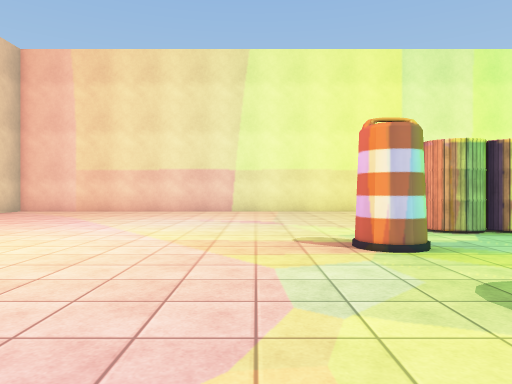
view 1 (above)

18 first-person views from a walk through a 3-D level made in the Unity game engine. The camera is 1.2 m above the floor, looks level and sees 70° across. The floor is counted in squares, 2 m on a side. Each view is taken from the middle of a square. On the plan, view 1 faces up. The plan holds only what a view shows up to about 10 squares ahead; the rest is blank. The place goes on beyond the plan. Some surface patterns are stand-ins.

view 2
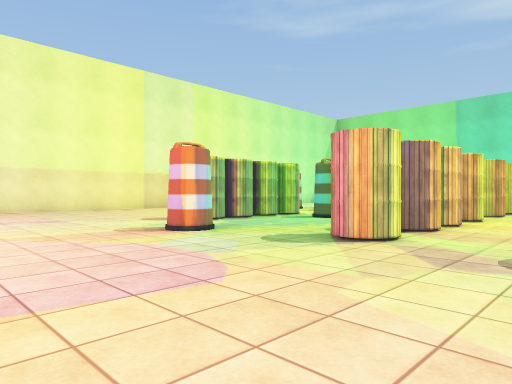

view 3
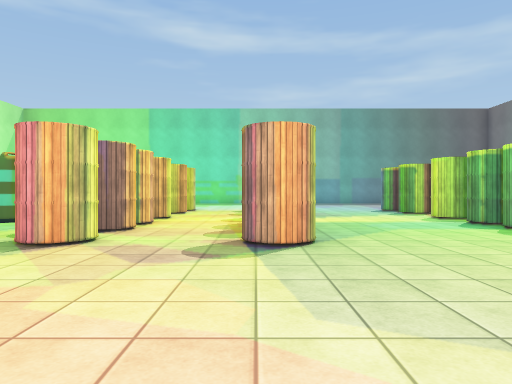

view 4
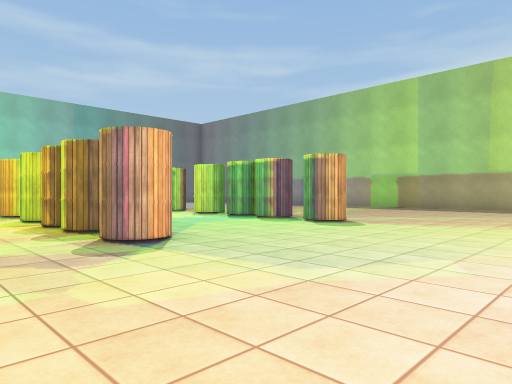

view 5
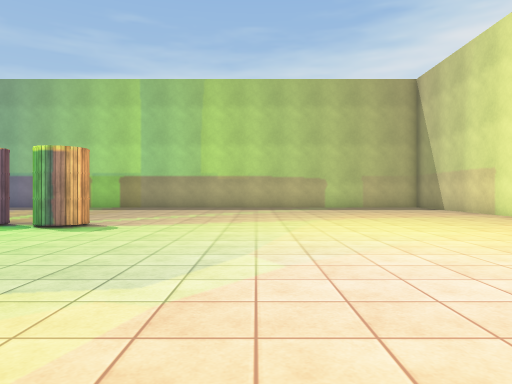

view 6
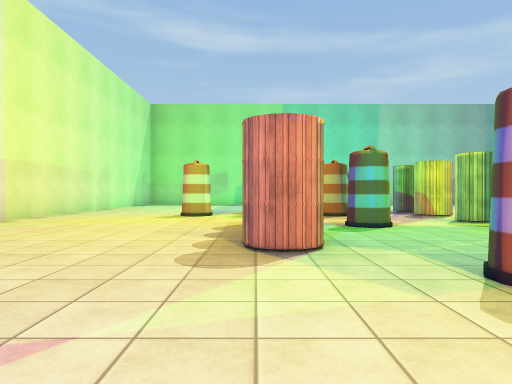

view 7
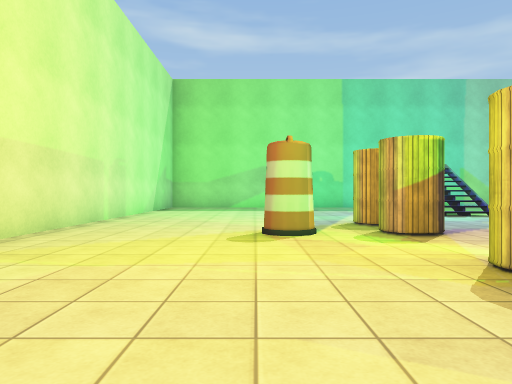

view 8
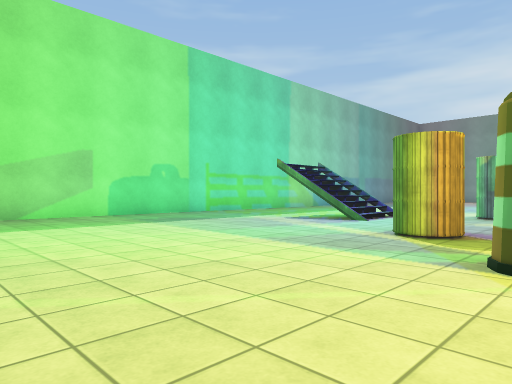

view 9
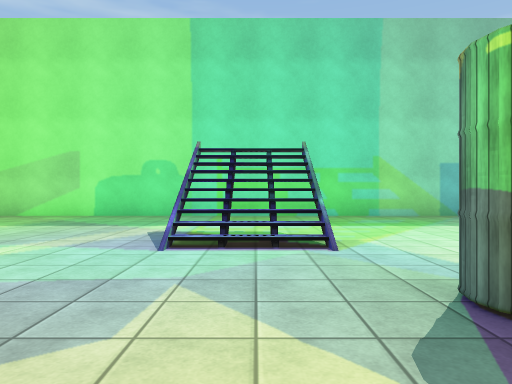

view 10
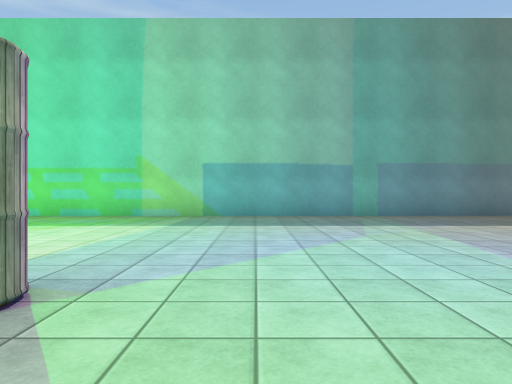

view 11
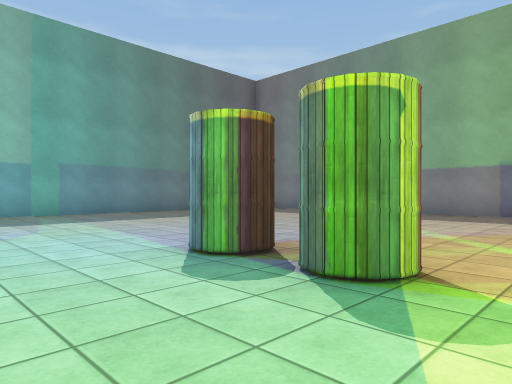

view 12
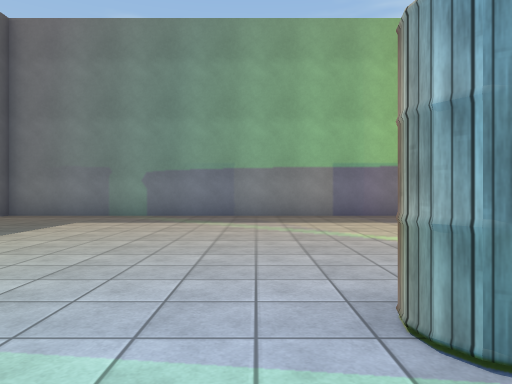

view 13
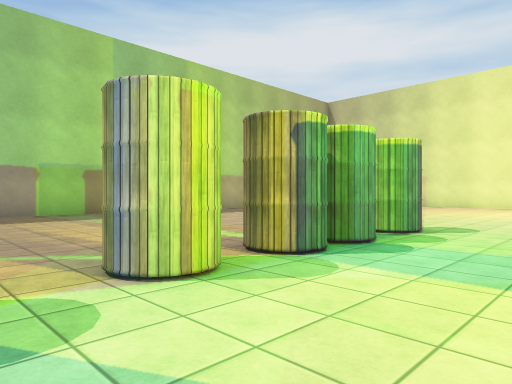

view 14
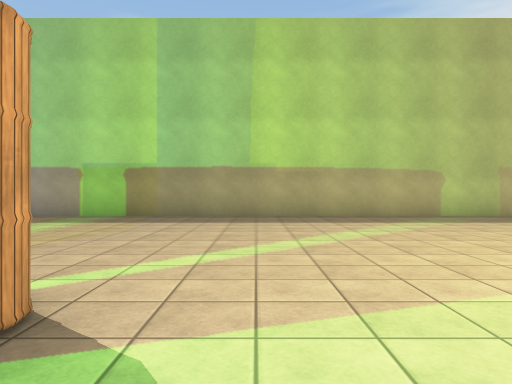

view 15
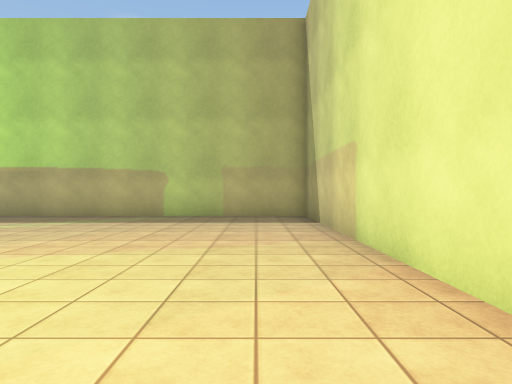

view 16
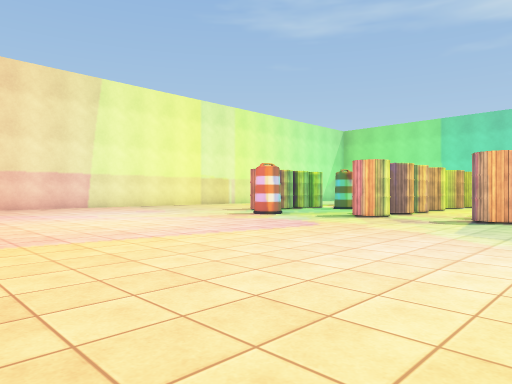

view 17
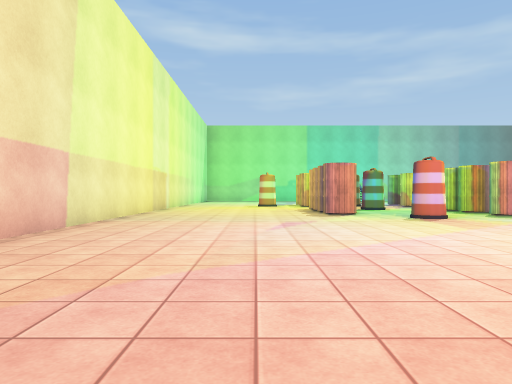

view 18
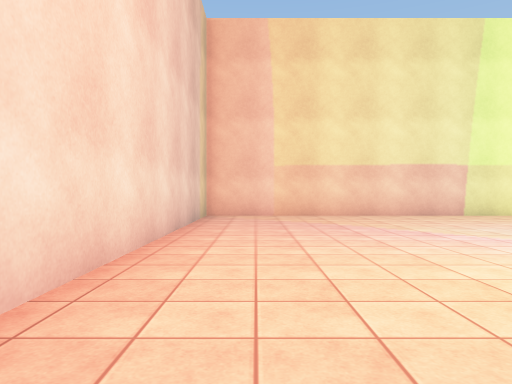

### Floor plan
Key: @ floor where view 1 was taken; # wall or solid block; x gap in a wall; . floor; / step, stairs or slope; B barrel; O other object.
Columns run from 8 left of view 1 to 18 right of it. Each row starts with its distance up from view 1.
 12 ############   #######
 11 #...........  ........
 10 #........................ #
  9 #.........................#
  8 #...............O.........#
  7 #...............O.........#
  6 #..........BBBB.BxB.......#
  5 #.........................#
  4 #........OO..OO.O.../#....#
  3  ...................///...#
  2   ..........  #...../#....#
  1    .......BxBBBxBxB.......#
  0   ......@........  .......#
 -1   ........BxBBBxBxB.......#
 -2   .............  .........#
 -3   ........................#
 -4   ........................#
 -5  .........B.###...........#
 -6 #.........#xBBBxBxB.......#
 -7 #.........................#
 -8 #.........................#
 -9 #.........................#
-10 #.......................  #
-11 #........................
-12 #.............. ..........
-13 #.............. ..........#
-14 ###########################

Where each view was taken, in squares from view 1:
view 1: 0 up, 0 right, facing up
view 2: 1 down, 2 left, facing up-right
view 3: 1 down, 2 left, facing right
view 4: 1 up, 2 left, facing down-right
view 5: 1 up, 1 left, facing down
view 6: 6 up, 1 left, facing right
view 7: 8 up, 3 right, facing right
view 8: 11 up, 8 right, facing down-right
view 9: 3 up, 8 right, facing right
view 10: 3 down, 8 right, facing right
view 11: 3 down, 7 right, facing down-right
view 12: 4 down, 11 right, facing down
view 13: 3 down, 8 right, facing down-left
view 14: 4 down, 1 right, facing down
view 15: 4 down, 6 left, facing down
view 16: 3 down, 6 left, facing up-right
view 17: 8 up, 7 left, facing right
view 18: 2 up, 6 left, facing up
